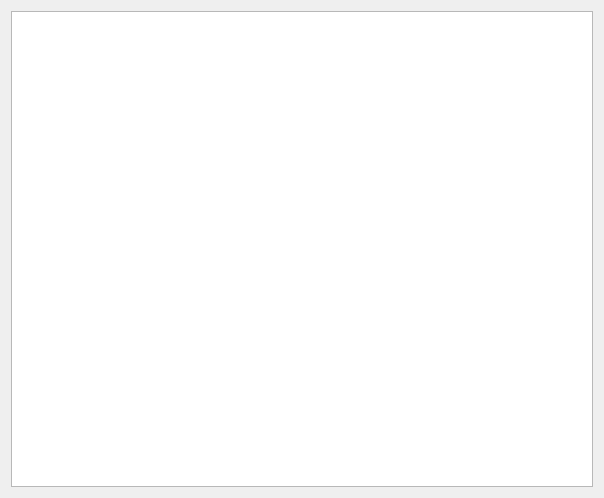
<?xml version="1.0" encoding="UTF-8"?>
<ui version="4.0">
 <class>MyParking</class>
 <widget class="QWidget" name="MyParking">
  <property name="geometry">
   <rect>
    <x>0</x>
    <y>0</y>
    <width>604</width>
    <height>498</height>
   </rect>
  </property>
  <property name="windowTitle">
   <string>Form</string>
  </property>
  <layout class="QGridLayout" name="gridLayout">
   <item row="0" column="0">
    <widget class="QTableView" name="tableView"/>
   </item>
  </layout>
 </widget>
 <resources/>
 <connections/>
</ui>
